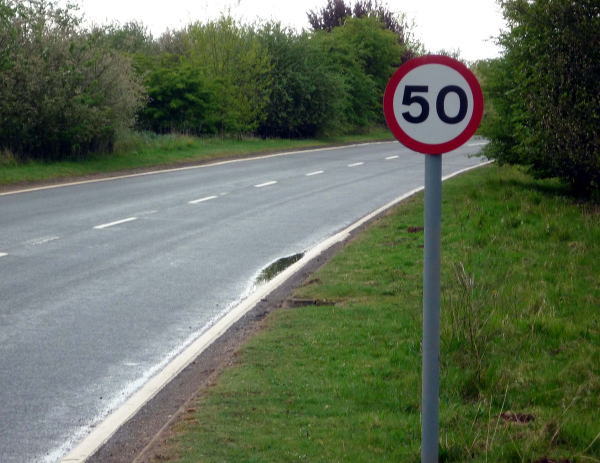
#> input picture templates/images/image.jpg, 1200 x 926 px, found by its file name (shown at 1/2 size)
$ python test_tm.py   (older library calls are emulated)
#> lines starting #> are read from the running program, lines starting #| are printed output that depends on the picture; after the words box and inside, x2 and y2 are one past the last pixel; in counts of white or black regions, pixels touching at a corner belong together
### processing.py
import csv
import props
import numpy as np
import cv2

# Constants
ext = ".csv"
file_const = "GT-"

def read_image(base_path=".",roi=False):
    '''
    :param base_path: The first path where all the image are placed
    :param roi: default False. Can be set to True
    :return: image_list, class_labels
    '''

    image_list = []
    class_labels = []

    print("Image Extracting started !!")

    for val in props.classes:
        # Read the file by using the prefix and base path
        val = val.zfill(5)
        reader = open(base_path + val + "//" + "".join(file_const + val + ext))
        csv_reader = csv.reader(reader, delimiter=';')
        next(csv_reader)

        for row in csv_reader:
            im = cv2.imread(base_path + val + "//" + row[0])

            if roi:
                im = im[np.int(row[4]):np.int(row[6]),
                        np.int(row[3]):np.int(row[5]),:]

            #im_resized = cv2.resize(im,(45, 45))
            image_list.append(im)
            class_labels.append(row[7])
            #print("Image Filename - ", row[0])

        #close somewhere finally
        reader.close()
        print("Extraction is now completed for class -- " + str(val) + " and current images are -- " + str(len(image_list)))

    return image_list, class_labels


# [121 lines left out: functions extract_features, read_test_image, not called in this run]

### test_tm.py
##### Some testing functions here which will be removed later
#Main
#image_list, class_labels = read_image(base_path="F://Modules_Courses//Semester-4//Computer Vision//data//GTSRB//Final_Training//Images//")
#print("Length of image ", len(image_list))

#X = extract_features("hsv", image_list)


# 5;6;24;25

def auto_canny(image, sigma=0.33):
    # compute the median of the single channel pixel intensities
    v = np.median(image)

    # apply automatic Canny edge detection using the computed median
    lower = int(max(0, (1.0 - sigma) * v))
    upper = int(min(255, (1.0 + sigma) * v))
    edged = cv2.Canny(image, lower, upper)

    # return the edged image
    return edged

import matplotlib.pyplot as plt
import cv2
import numpy as np
img_hue = cv2.imread("C://Users//subash//Desktop//templates//image.jpg",0)
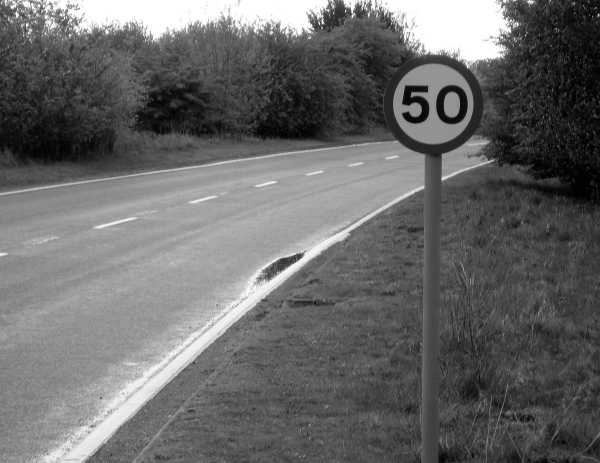
#> img_hue: shape (926, 1200) (shown at 1/2 size); min 0, max 255, mean 104.3
edges = cv2.Canny(img_hue,250,500)
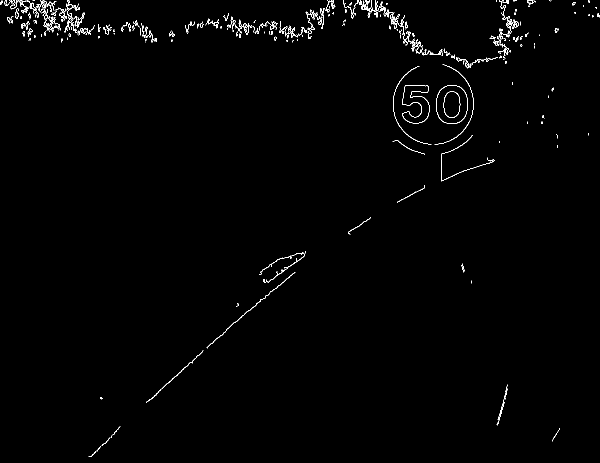
#> edges: shape (926, 1200) (shown at 1/2 size); 0.9% white in thin lines or dots
#ret,thresh1 = cv2.threshold(img_hue, 50, 255,cv2.THRESH_BINARY_INV + cv2.THRESH_OTSU)
#plt.imshow(thresh1, cmap="gray")
kernel = np.ones((5,5), np.uint8)
edges = edges - cv2.dilate(edges,kernel)
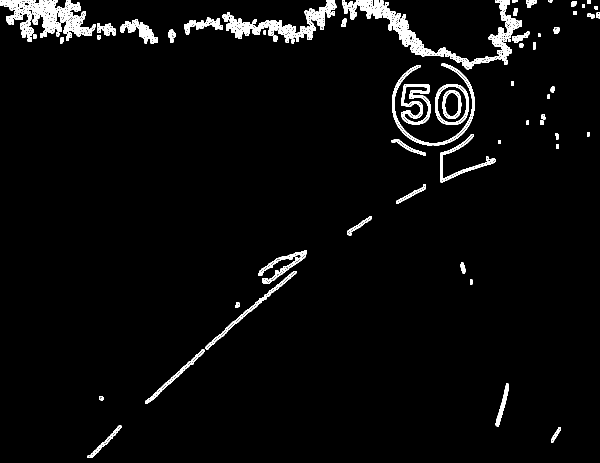
#> edges: shape (926, 1200) (shown at 1/2 size); values 0 (black) and 1 (white), 3.3% white in thin lines or dots
# [14 lines of commented-out code are left out]
import processing as pp
import props as properties
import numpy as np
imgs, class_labels = pp.read_image(properties.train_base_dir, roi=True)
#> (the run stopped early here; a loop or call above may not have finished)

$ run again, with templates/images/110_speed.jpg copied over templates/images/image.jpg
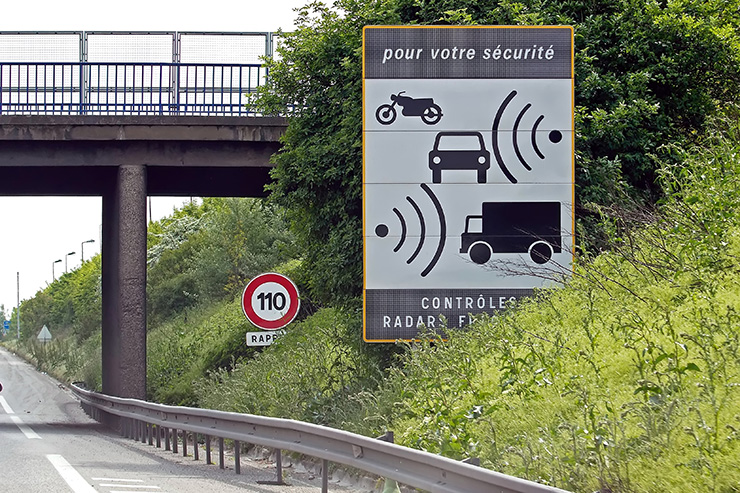
#> input picture templates/images/110_speed.jpg, 740 x 493 px, found by its file name
#> `edges = cv2.Canny(img_hue,250,500)`:
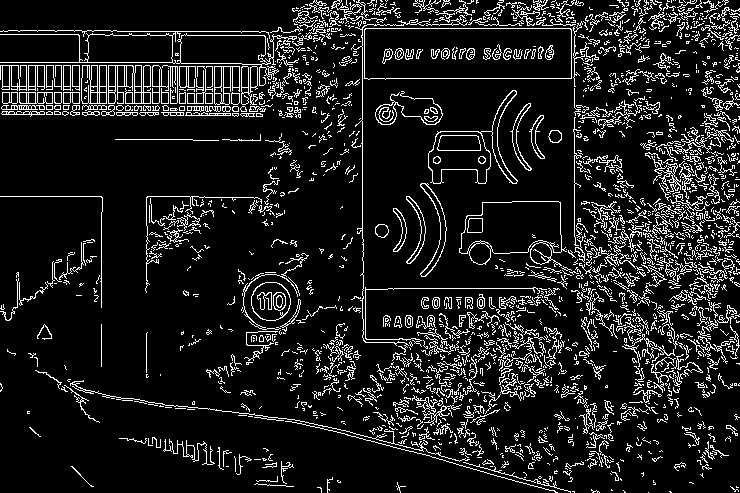
#> edges: shape (493, 740); 11.4% white in thin lines or dots
#> `edges = edges - cv2.dilate(edges,kernel)`:
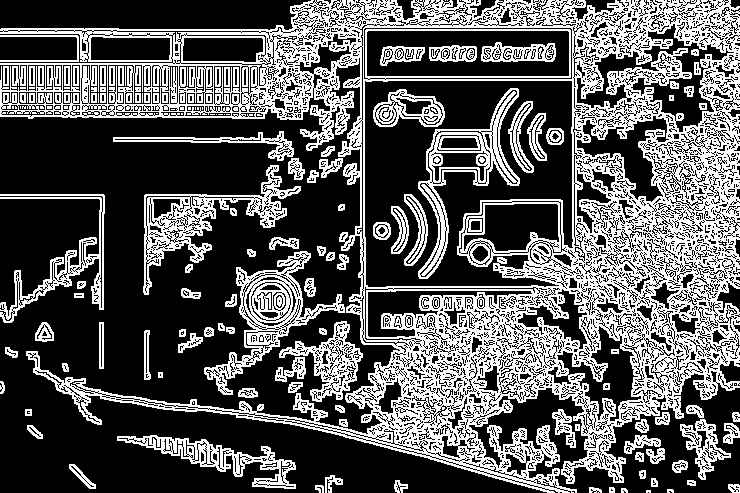
#> edges: shape (493, 740); values 0 (black) and 1 (white), 34.9% white in thin lines or dots

$ run again, with templates/images/12.jpg copied over templates/images/image.jpg
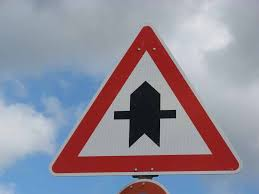
#> input picture templates/images/12.jpg, 259 x 194 px, found by its file name
#> `edges = cv2.Canny(img_hue,250,500)`:
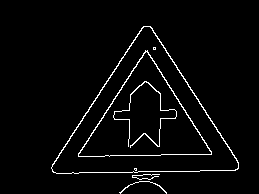
#> edges: shape (194, 259); 3.1% white in thin lines or dots, all inside (x1, y1, x2, y2) = (51, 26, 239, 194)
#> `edges = edges - cv2.dilate(edges,kernel)`:
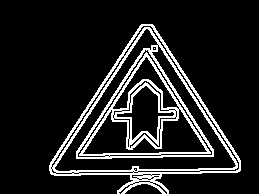
#> edges: shape (194, 259); values 0 (black) and 1 (white), 12.3% white in thin lines or dots, all inside (x1, y1, x2, y2) = (49, 24, 241, 194)
